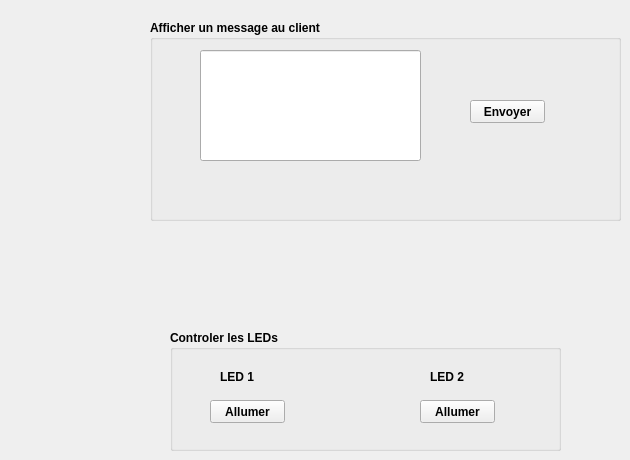
        <widget class="QWidget" name="tab_29">
         <attribute name="title">
          <string>gestion des appels de tables</string>
         </attribute>
         <widget class="QGroupBox" name="groupBox_9">
          <property name="geometry">
           <rect>
            <x>150</x>
            <y>20</y>
            <width>471</width>
            <height>201</height>
           </rect>
          </property>
          <property name="font">
           <font>
            <weight>75</weight>
            <bold>true</bold>
           </font>
          </property>
          <property name="title">
           <string>Afficher un message au client </string>
          </property>
          <widget class="QLineEdit" name="lineEdit_envmsg">
           <property name="geometry">
            <rect>
             <x>50</x>
             <y>30</y>
             <width>221</width>
             <height>111</height>
            </rect>
           </property>
          </widget>
          <widget class="QPushButton" name="msgLDC">
           <property name="geometry">
            <rect>
             <x>320</x>
             <y>80</y>
             <width>75</width>
             <height>23</height>
            </rect>
           </property>
           <property name="text">
            <string>Envoyer</string>
           </property>
          </widget>
         </widget>
         <widget class="QGroupBox" name="groupBox_10">
          <property name="geometry">
           <rect>
            <x>170</x>
            <y>330</y>
            <width>391</width>
            <height>121</height>
           </rect>
          </property>
          <property name="font">
           <font>
            <weight>75</weight>
            <bold>true</bold>
           </font>
          </property>
          <property name="title">
           <string>Controler les LEDs</string>
          </property>
          <widget class="QLabel" name="label_89">
           <property name="geometry">
            <rect>
             <x>50</x>
             <y>40</y>
             <width>47</width>
             <height>13</height>
            </rect>
           </property>
           <property name="font">
            <font>
             <family>Meiryo UI</family>
             <weight>75</weight>
             <bold>true</bold>
            </font>
           </property>
           <property name="text">
            <string>LED 1</string>
           </property>
          </widget>
          <widget class="QLabel" name="label_90">
           <property name="geometry">
            <rect>
             <x>260</x>
             <y>40</y>
             <width>47</width>
             <height>13</height>
            </rect>
           </property>
           <property name="font">
            <font>
             <family>Meiryo UI</family>
             <weight>75</weight>
             <bold>true</bold>
            </font>
           </property>
           <property name="text">
            <string>LED 2</string>
           </property>
          </widget>
          <widget class="QPushButton" name="AllumeLED1">
           <property name="geometry">
            <rect>
             <x>40</x>
             <y>70</y>
             <width>75</width>
             <height>23</height>
            </rect>
           </property>
           <property name="text">
            <string>Allumer</string>
           </property>
          </widget>
          <widget class="QPushButton" name="AllumeLED2">
           <property name="geometry">
            <rect>
             <x>250</x>
             <y>70</y>
             <width>75</width>
             <height>23</height>
            </rect>
           </property>
           <property name="text">
            <string>Allumer</string>
           </property>
          </widget>
         </widget>
        </widget>
